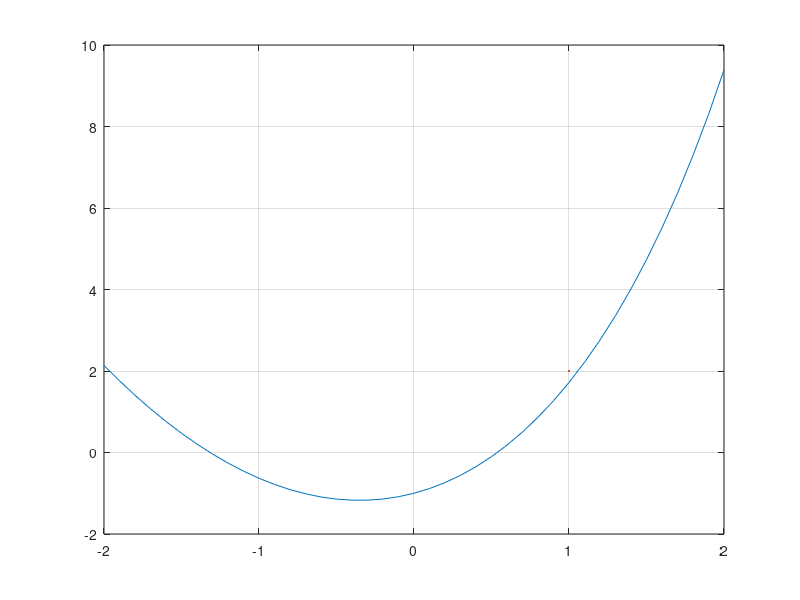

MATLAB code to generate this figure: (Note: this script raises an error after producing the figure.)
F = @(x) exp(x) + x.^2 + - 2;


x = -2:0.1:2;
y = F(x);
plot(x, y, LineWidth=2);
grid on
axis([-2, 2, -2, 10]);
a = input("Wprowadz a = ");
b = input("Wprowadz b = ");

disp('Metoda polowienia');
counter_bisection = 0;
a_bisection = a;
b_bisection = b;
c = 0;
precision = 0.001;
while (abs(b_bisection-a_bisection) > precision) 
    counter_bisection = counter_bisection + 1;
    c = (a_bisection + b_bisection) / 2;
    if F(c) * F(a) < 0
        b_bisection = c;
    else
        a_bisection = c;
    end
end
fprintf("Wynik: %f \n", c);
fprintf("Liczba iteracji: %d \n", counter_bisection);

disp('Metoda reguly Falsi');
counter_falsi = 1;
xi = (a*F(b)-b*F(a))/(F(b)-F(a));
if F(a)*F(xi) < 0
    xi1 = (xi*F(a)-a*F(xi))/(F(a)-F(xi)); 
elseif F(b)*F(xi) < 0
    xi1 = (xi*F(b)-b*F(xi))/(F(b)-F(xi)); 
end
while abs(xi1 - xi) > precision
    counter_falsi = counter_falsi + 1;
    xi = xi1;
    if F(a)*F(xi) < 0
        xi1 = (xi*F(a)-a*F(xi))/(F(a)-F(xi)); 
    elseif F(b)*F(xi) < 0
        xi1 = (xi*F(b)-b*F(xi))/(F(b)-F(xi)); 
    end
end
fprintf("Wynik: %f \n", xi1);
fprintf("Liczba iteracji: %d \n", counter_falsi);

disp('Metoda Newtona');
counter_newton = 1;
xi = a;
h = 0.5;
derivative = (F(xi + h) - F(xi - h))/(2 * h);
xi1 = xi - F(xi) / derivative;
while abs(xi1 - xi) > precision
    xi = xi1;
    derivative = (F(xi + h) - F(xi - h))/(2 * h);
    xi1 = xi - F(xi) / derivative;
    counter_newton = counter_newton + 1;
end
fprintf("Wynik: %f \n", xi1);
fprintf('Liczba iteracji: %d \n', counter_newton);

disp('Metoda wdudowana')
fprintf("%f \n",fzero(F, [a, b]));
